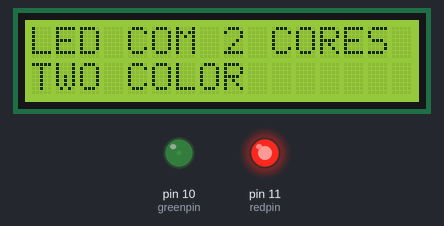
The sketch below on a simulated Arduino Uno, built with avr-gcc and run on an emulated ATmega328P. On the bench: 16×2 character LCD, output pins drawn as LEDs (lit = HIGH).

Above: at 0.23 s.
At 9.85 s:
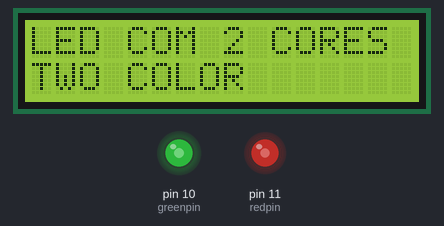
At 19.78 s:
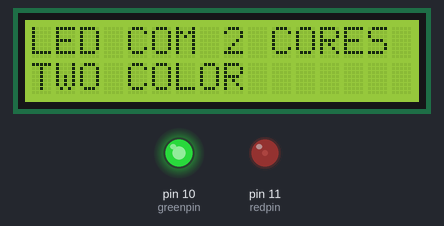
At 39.63 s:
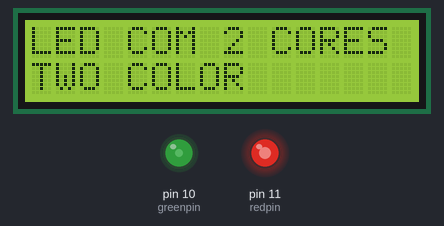
Timing chart, 0 to 40.0 s (numbered marks = the images above):
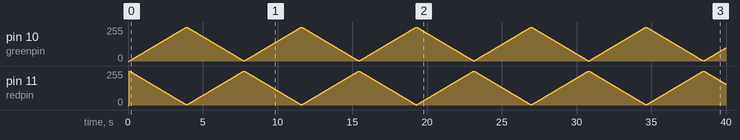

The sketch:

two-color.ino
```cpp
// Open Source
#include <LiquidCrystal_I2C.h> //INCLUSÃO DE BIBLIOTECA
LiquidCrystal_I2C lcd(0x27,2,1,0,4,5,6,7,3, POSITIVE); //ENDEREÇO DO I2C E DEMAIS INFORMAÇÕES

int redpin = 11; // pin for red signal
int greenpin = 10; // pin for green signal
int val;

void setup() {
  pinMode(redpin, OUTPUT);
  pinMode(greenpin, OUTPUT);
  lcd.begin (16,2); //SETA A QUANTIDADE DE COLUNAS(16) E O NÚMERO DE LINHAS(2) DO DISPLAY
  lcd.setBacklight(HIGH); //LIGA O BACKLIGHT (LUZ DE FUNDO)
}

void loop() {
  lcd.setCursor(0,0); //SETA A POSIÇÃO DO CURSOR
  lcd.print("LED COM 2 CORES");
  lcd.setCursor(0,1); //SETA A POSIÇÃO DO CURSOR
  lcd.print("TWO COLOR");
  for(val = 255; val > 0; val--) {
    analogWrite(redpin, val); //dim red
    analogWrite(greenpin, 255 - val); // brighten green
    delay(15);
  }
  for(val = 0; val < 255; val++) {
    analogWrite(redpin, val); //brighten red
    analogWrite(greenpin, 255 - val); //dim green
    delay(15);
  }
}
```
